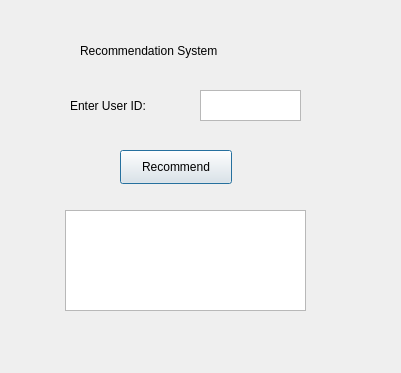
<?xml version="1.0" encoding="UTF-8"?>
<ui version="4.0">
 <class>Dialog</class>
 <widget class="QDialog" name="Dialog">
  <property name="geometry">
   <rect>
    <x>0</x>
    <y>0</y>
    <width>401</width>
    <height>373</height>
   </rect>
  </property>
  <property name="windowTitle">
   <string>Dialog</string>
  </property>
  <widget class="QPushButton" name="pushButton">
   <property name="geometry">
    <rect>
     <x>120</x>
     <y>150</y>
     <width>112</width>
     <height>34</height>
    </rect>
   </property>
   <property name="text">
    <string>Recommend</string>
   </property>
  </widget>
  <widget class="QLabel" name="label">
   <property name="geometry">
    <rect>
     <x>70</x>
     <y>90</y>
     <width>111</width>
     <height>31</height>
    </rect>
   </property>
   <property name="text">
    <string>Enter User ID:</string>
   </property>
  </widget>
  <widget class="QTextEdit" name="textEdit">
   <property name="geometry">
    <rect>
     <x>200</x>
     <y>90</y>
     <width>101</width>
     <height>31</height>
    </rect>
   </property>
  </widget>
  <widget class="QTextBrowser" name="textBrowser">
   <property name="geometry">
    <rect>
     <x>65</x>
     <y>210</y>
     <width>241</width>
     <height>101</height>
    </rect>
   </property>
  </widget>
  <widget class="QLabel" name="label_2">
   <property name="geometry">
    <rect>
     <x>80</x>
     <y>40</y>
     <width>191</width>
     <height>21</height>
    </rect>
   </property>
   <property name="autoFillBackground">
    <bool>false</bool>
   </property>
   <property name="text">
    <string>Recommendation System</string>
   </property>
  </widget>
 </widget>
 <resources/>
 <connections/>
</ui>
